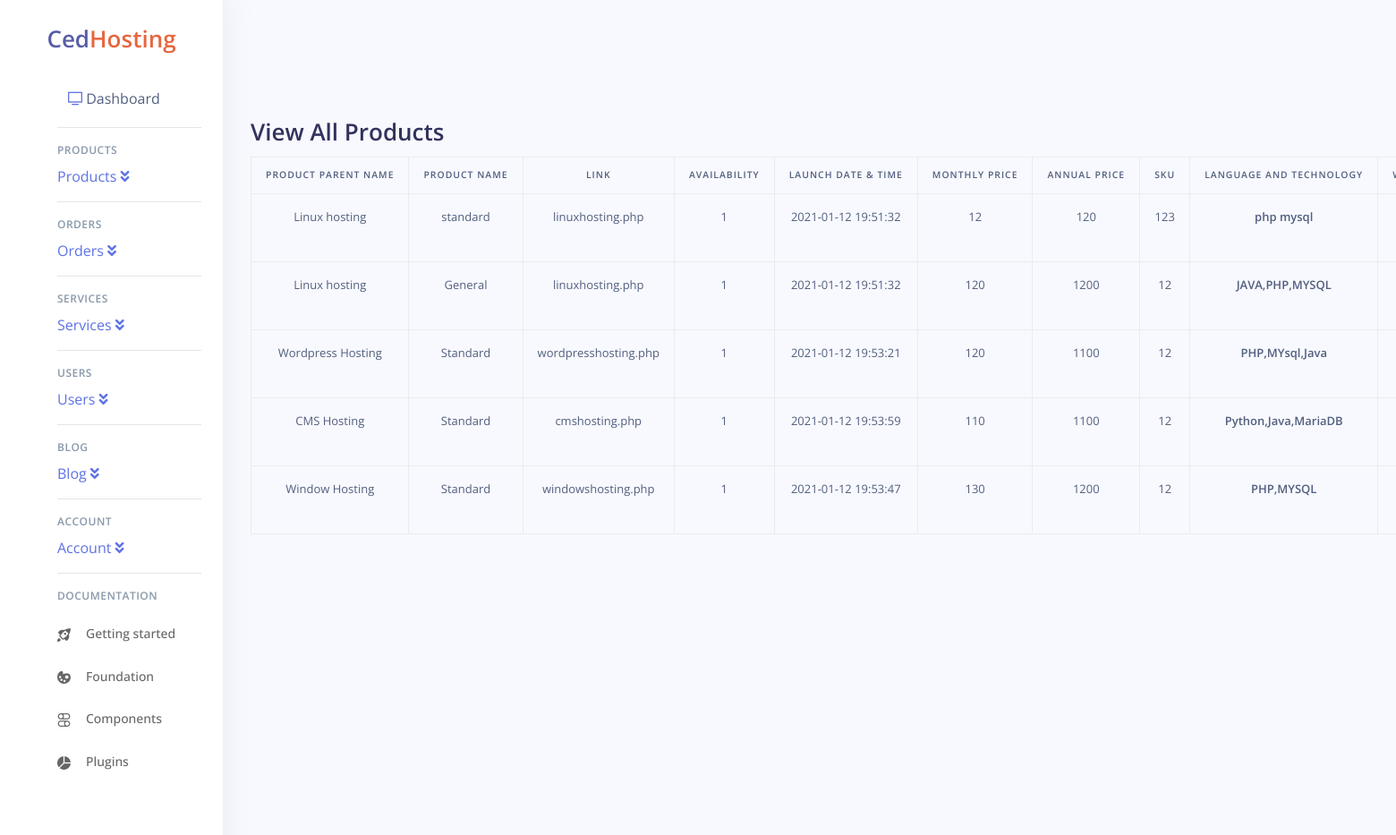
The page /admin/examples/viewproduct.php on the database its author committed.
### tables this page shows
CREATE TABLE `tbl_product` (
  `id` int(11) NOT NULL,
  `prod_parent_id` int(11) NOT NULL,
  `prod_name` varchar(100) NOT NULL,
  `link` varchar(255) NOT NULL,
  `prod_available` tinyint(1) NOT NULL DEFAULT 1,
  `prod_launch_date` datetime NOT NULL DEFAULT current_timestamp()
);

CREATE TABLE `tbl_product_description` (
  `id` int(11) NOT NULL,
  `prod_id` int(11) NOT NULL,
  `description` longtext DEFAULT NULL CHECK (json_valid(`description`)),
  `mon_price` float NOT NULL,
  `annual_price` float NOT NULL,
  `sku` varchar(55) DEFAULT NULL
);

### tbl_product.php (called while the page is built, shortened)
<?php
include_once("connection.php");
class Product
{
    public $con;
    function __construct()
    {
        $dboj = new DbConnect();
        $this->con = $dboj->mkconnection();
    }
    function getAllrecord(){
        $q="SELECT  tbl_product.*, tbl_product_description.* FROM tbl_product
         INNER JOIN tbl_product_description ON (tbl_product.id=tbl_product_description.prod_id)";
        $result=$this->con->query($q);
         if($this->con->query($q)->num_rows>0){
             return $result;
         }else{
             return false;
         }
    }
}

### connection.php (called while the page is built, shortened)
<?php
  class DbConnect{
      private $hostname;
      private $dbname;
      private $username;
      private $password;
      function  __construct(){
        $this->hostname="localhost";
        $this->username="root";
        $this->password="";
        $this->dbname="cedhosting";
      }
      function mkconnection(){
          $this->conn=new mysqli($this->hostname,$this->username,$this->password,$this->dbname);
          if($this->conn->error){
              echo "error in connection";
          }else{
              return $this->conn;
          }
      }
  }

### admin/examples/viewproduct.php (the view, shortened to what this page needs)
<!DOCTYPE html>
<html>
<head>
  <link rel="stylesheet" href="../assets/vendor/nucleo/css/nucleo.css" type="text/css">
  <link rel="stylesheet" href="../assets/vendor/@fortawesome/fontawesome-free/css/all.min.css" type="text/css">
  <link rel="stylesheet" href="../assets/css/argon.css?v=1.2.0" type="text/css">
</head>
<body>
  <nav class="sidenav navbar navbar-vertical  fixed-left  navbar-expand-xs navbar-light bg-white" id="sidenav-main">
    <div class="scrollbar-inner">
      <div class="sidenav-header  align-items-center">
        <a class="navbar-brand" href="javascript:void(0)">
          <h1><span style="color: #585CA7;">Ced</span><span style="color: #e7663f;">Hosting</span></h1>
        </a>
      </div>
      <div class="navbar-inner">
        <div class="collapse navbar-collapse" id="sidenav-collapse-main">
          <ul class="dot-removal">
            <li class="nav-item" style="list-style: none;">
              <a class="nav-link active" href="../admindashboard.php">
                <i class="ni ni-tv-2 text-primary"></i>
                <span class="nav-link-text">Dashboard</span>
              </a>
            </li>
            <hr class="my-3">
            <h6 class="navbar-heading p-0 text-muted">
              <span class="docs-normal">Products</span>
            </h6>
            <li style="list-style: none;" data-toggle="collapse" data-target="#products" class="collapsed active">
              <a href="#">Products <span class="fas">&#xf103;</span></a>
            </li>
            <hr class="my-3">
            <h6 class="navbar-heading p-0 text-muted">
              <span class="docs-normal">Orders</span>
            </h6>
            <li style="list-style: none;" data-toggle="collapse" data-target="#Orders" class="collapsed active">
              <a href="#">Orders <span class="fas">&#xf103;</span></a>
            </li>
            <hr class="my-3">
            <h6 class="navbar-heading p-0 text-muted">
              <span class="docs-normal">Services</span>
            </h6>
            <li style="list-style: none;" data-toggle="collapse" data-target="#service" class="collapsed active">
              <a href="#">Services <span class="fas">&#xf103;</span></a>
            </li>
            <hr class="my-3">
            <h6 class="navbar-heading p-0 text-muted">
              <span class="docs-normal">Users</span>
            </h6>
            <li style="list-style: none;" data-toggle="collapse" data-target="#user" class="collapsed active">
              <a href="#">Users <span class="fas">&#xf103;</span></a>
            </li>
            <hr class="my-3">
            <h6 class="navbar-heading p-0 text-muted">
              <span class="docs-normal">Blog</span>
            </h6>
            <li style="list-style: none;" data-toggle="collapse" data-target="#blog" class="collapsed active">
              <a href="#">Blog <span class="fas">&#xf103;</span></a>
            </li>
            <hr class="my-3">
            <h6 class="navbar-heading p-0 text-muted">
              <span class="docs-normal">Account</span>
            </h6>
            <li style="list-style: none;" data-toggle="collapse" data-target="#ac" class="collapsed active">
              <a href="#">Account <span class="fas">&#xf103;</span></a>
            </li>
            <hr class="my-3">
            <h6 class="navbar-heading p-0 text-muted">
              <span class="docs-normal">Documentation</span>
            </h6>
            <ul class="navbar-nav mb-md-3">
              <li class="nav-item">
                <a class="nav-link" href="https://demos.creative-tim.com/argon-dashboard/docs/getting-started/overview.html" target="_blank">
                  <i class="ni ni-spaceship"></i>
                  <span class="nav-link-text">Getting started</span>
                </a>
              </li>
              <li class="nav-item">
                <a class="nav-link" href="https://demos.creative-tim.com/argon-dashboard/docs/foundation/colors.html" target="_blank">
                  <i class="ni ni-palette"></i>
                  <span class="nav-link-text">Foundation</span>
                </a>
              </li>
              <li class="nav-item">
                <a class="nav-link" href="https://demos.creative-tim.com/argon-dashboard/docs/components/alerts.html" target="_blank">
                  <i class="ni ni-ui-04"></i>
                  <span class="nav-link-text">Components</span>
                </a>
              </li>
              <li class="nav-item">
                <a class="nav-link" href="https://demos.creative-tim.com/argon-dashboard/docs/plugins/charts.html" target="_blank">
                  <i class="ni ni-chart-pie-35"></i>
                  <span class="nav-link-text">Plugins</span>
                </a>
              </li>
            </ul>
        </div>
      </div>
    </div>
  </nav>
  <div class="main-content" id="panel">
    <div class="container-fluid my-8 mr-2">
      <h1>View All Products</h1>
      <table class="table table-bordered text-center" id="myTable">
        <thead>
          <tr>
            <th>Product Parent Name</th>
            <th>Product Name</th>
            <th>Link</th>
            <th>Availability</th>
            <th>Launch Date & Time</th>
            <th>Monthly price</th>
            <th>Annual price</th>
            <th>SKU</th>
            <th>Language and Technology</th>
            <th>Webspace</th>
          </tr>
        </thead>
        <tbody>
          <?php
          include_once("../../tbl_product.php");
          $obj = new Product();
          $result = $obj->getAllrecord();
          for ($i = 0; $i < $result->num_rows; $i++) {
            $row = $result->fetch_assoc();
            $data = json_decode($row['description']);
          ?>
            <tr>
              <td><?php echo $row['prod_name']; ?></td>
              <td><?php echo $data->name; ?></td>
              <td><?php echo $row["link"]; ?></td>
              <td><?php echo $row['prod_available']; ?></td>
              <td><?php echo $row['prod_launch_date']; ?></td>
              <td><?php echo $row['mon_price'] ?></td>
              <td><?php echo $row['annual_price']; ?></td>
              <td><?php echo $row['sku']; ?></td>
              <th><?php echo $data->langtech; ?></th>
              <td><?php echo $data->space; ?></td>
            </tr>
          <?php
          }
          ?>
        </tbody>
      </table>
    </div>
  </div>
</body>
</html>

### rows shown on the page
tbl_product: prod_name "Linux hosting", name "standard", link "linuxhosting.php", prod_available "1", prod_launch_date "2021-01-12 19:51:32", tbl_product_description.mon_price "12", tbl_product_description.annual_price "120", tbl_product_description.sku "123", langtech "php mysql", name "General", tbl_product_description.mon_price "120", tbl_product_description.annual_price "1200", tbl_product_description.sku "12", langtech "JAVA,PHP,MYSQL"
tbl_product: prod_name "Wordpress Hosting", name "Standard", link "wordpresshosting.php", prod_available "1", prod_launch_date "2021-01-12 19:53:21", tbl_product_description.mon_price "120", tbl_product_description.annual_price "1100", tbl_product_description.sku "12", langtech "PHP,MYsql,Java"
tbl_product: prod_name "CMS Hosting", name "Standard", link "cmshosting.php", prod_available "1", prod_launch_date "2021-01-12 19:53:59", tbl_product_description.mon_price "110", tbl_product_description.annual_price "1100", tbl_product_description.sku "12", langtech "Python,Java,MariaDB"
tbl_product: prod_name "Window Hosting", name "Standard", link "windowshosting.php", prod_available "1", prod_launch_date "2021-01-12 19:53:47", tbl_product_description.mon_price "130", tbl_product_description.annual_price "1200", tbl_product_description.sku "12", langtech "PHP,MYSQL"
